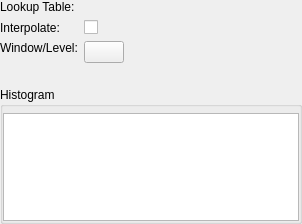
<?xml version="1.0" encoding="UTF-8"?>
<ui version="4.0">
 <class>qCjyxScalarVolumeDisplayWidget</class>
 <widget class="qCjyxWidget" name="qCjyxScalarVolumeDisplayWidget">
  <property name="geometry">
   <rect>
    <x>0</x>
    <y>0</y>
    <width>302</width>
    <height>224</height>
   </rect>
  </property>
  <property name="windowTitle">
   <string>Scalar Volume Display</string>
  </property>
  <layout class="QFormLayout" name="formLayout">
   <property name="leftMargin">
    <number>0</number>
   </property>
   <property name="topMargin">
    <number>0</number>
   </property>
   <property name="rightMargin">
    <number>0</number>
   </property>
   <property name="bottomMargin">
    <number>0</number>
   </property>
   <item row="0" column="0">
    <widget class="QLabel" name="LookupTableLabel">
     <property name="text">
      <string>Lookup Table:</string>
     </property>
    </widget>
   </item>
   <item row="0" column="1">
    <widget class="qDMMLColorTableComboBox" name="ColorTableComboBox">
     <property name="showChildNodeTypes">
      <bool>true</bool>
     </property>
     <property name="addEnabled">
      <bool>false</bool>
     </property>
     <property name="removeEnabled">
      <bool>false</bool>
     </property>
    </widget>
   </item>
   <item row="1" column="0">
    <widget class="QLabel" name="InterpolateLabel">
     <property name="text">
      <string>Interpolate:</string>
     </property>
    </widget>
   </item>
   <item row="1" column="1">
    <widget class="QCheckBox" name="InterpolateCheckbox">
     <property name="text">
      <string/>
     </property>
    </widget>
   </item>
   <item row="2" column="0">
    <widget class="QLabel" name="WindowLevelPresetsLabel">
     <property name="sizePolicy">
      <sizepolicy hsizetype="Preferred" vsizetype="Fixed">
       <horstretch>0</horstretch>
       <verstretch>0</verstretch>
      </sizepolicy>
     </property>
     <property name="text">
      <string>Window/Level:</string>
     </property>
    </widget>
   </item>
   <item row="2" column="1">
    <widget class="QPushButton" name="LockWindowLevelButton">
     <property name="sizePolicy">
      <sizepolicy hsizetype="Fixed" vsizetype="Preferred">
       <horstretch>0</horstretch>
       <verstretch>0</verstretch>
      </sizepolicy>
     </property>
     <property name="minimumSize">
      <size>
       <width>30</width>
       <height>0</height>
      </size>
     </property>
     <property name="toolTip">
      <string/>
     </property>
     <property name="text">
      <string/>
     </property>
     <property name="icon">
      <iconset>
       <normaloff>:/Icons/Medium/CjyxUnlock.png</normaloff>:/Icons/Medium/CjyxUnlock.png</iconset>
     </property>
     <property name="checkable">
      <bool>false</bool>
     </property>
     <property name="flat">
      <bool>false</bool>
     </property>
    </widget>
   </item>
   <item row="4" column="0" colspan="2">
    <widget class="qDMMLWindowLevelWidget" name="DMMLWindowLevelWidget"/>
   </item>
   <item row="5" column="0" colspan="2">
    <widget class="qDMMLVolumeThresholdWidget" name="DMMLVolumeThresholdWidget"/>
   </item>
   <item row="6" column="0" colspan="2">
    <widget class="ctkCollapsibleGroupBox" name="HistogramGroupBox">
     <property name="title">
      <string>Histogram</string>
     </property>
     <property name="checked">
      <bool>false</bool>
     </property>
     <layout class="QGridLayout" name="gridLayout_2">
      <property name="leftMargin">
       <number>0</number>
      </property>
      <property name="topMargin">
       <number>6</number>
      </property>
      <property name="rightMargin">
       <number>0</number>
      </property>
      <property name="bottomMargin">
       <number>0</number>
      </property>
      <item row="0" column="0">
       <widget class="ctkTransferFunctionView" name="TransferFunctionView">
        <property name="sizePolicy">
         <sizepolicy hsizetype="Expanding" vsizetype="Fixed">
          <horstretch>0</horstretch>
          <verstretch>0</verstretch>
         </sizepolicy>
        </property>
        <property name="minimumSize">
         <size>
          <width>0</width>
          <height>100</height>
         </size>
        </property>
       </widget>
      </item>
     </layout>
    </widget>
   </item>
   <item row="3" column="0" colspan="2">
    <widget class="QWidget" name="PresetsWidget" native="true">
     <property name="sizePolicy">
      <sizepolicy hsizetype="Expanding" vsizetype="Fixed">
       <horstretch>0</horstretch>
       <verstretch>0</verstretch>
      </sizepolicy>
     </property>
     <layout class="QHBoxLayout" name="horizontalLayout_2">
      <property name="spacing">
       <number>0</number>
      </property>
      <property name="leftMargin">
       <number>0</number>
      </property>
      <property name="topMargin">
       <number>0</number>
      </property>
      <property name="rightMargin">
       <number>0</number>
      </property>
      <property name="bottomMargin">
       <number>0</number>
      </property>
     </layout>
    </widget>
   </item>
  </layout>
 </widget>
 <customwidgets>
  <customwidget>
   <class>qDMMLColorTableComboBox</class>
   <extends>qDMMLNodeComboBox</extends>
   <header>qDMMLColorTableComboBox.h</header>
  </customwidget>
  <customwidget>
   <class>qDMMLNodeComboBox</class>
   <extends>QWidget</extends>
   <header>qDMMLNodeComboBox.h</header>
   <container>1</container>
  </customwidget>
  <customwidget>
   <class>qDMMLVolumeThresholdWidget</class>
   <extends>QWidget</extends>
   <header>qDMMLVolumeThresholdWidget.h</header>
  </customwidget>
  <customwidget>
   <class>qDMMLWindowLevelWidget</class>
   <extends>QWidget</extends>
   <header>qDMMLWindowLevelWidget.h</header>
  </customwidget>
  <customwidget>
   <class>qCjyxWidget</class>
   <extends>QWidget</extends>
   <header>qCjyxWidget.h</header>
   <container>1</container>
  </customwidget>
  <customwidget>
   <class>ctkCollapsibleGroupBox</class>
   <extends>QGroupBox</extends>
   <header>ctkCollapsibleGroupBox.h</header>
   <container>1</container>
  </customwidget>
  <customwidget>
   <class>ctkTransferFunctionView</class>
   <extends>QGraphicsView</extends>
   <header>ctkTransferFunctionView.h</header>
  </customwidget>
 </customwidgets>
 <resources>
  <include location="../../../Resources/qCjyxVolumesModule.qrc"/>
 </resources>
 <connections>
  <connection>
   <sender>qCjyxScalarVolumeDisplayWidget</sender>
   <signal>dmmlSceneChanged(vtkDMMLScene*)</signal>
   <receiver>ColorTableComboBox</receiver>
   <slot>setDMMLScene(vtkDMMLScene*)</slot>
   <hints>
    <hint type="sourcelabel">
     <x>299</x>
     <y>273</y>
    </hint>
    <hint type="destinationlabel">
     <x>271</x>
     <y>17</y>
    </hint>
   </hints>
  </connection>
 </connections>
</ui>
